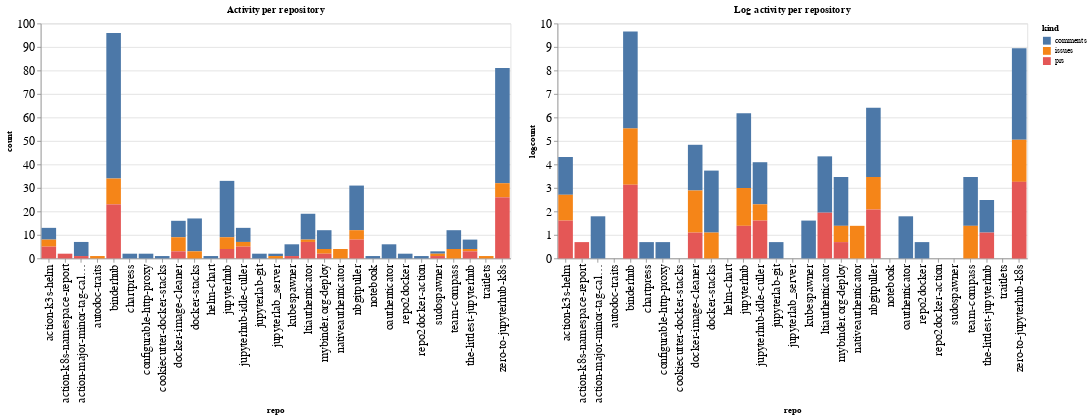

The notebook cell this image was saved under:
### Code cell
ch1 = alt.Chart(repo_summaries, width=600, title="Activity per repository").mark_bar().encode(
    x='repo',
    y='count',
    color='kind',
    tooltip="kind"
)

ch2 = alt.Chart(repo_summaries, width=600, title="Log activity per repository").mark_bar().encode(
    x='repo',
    y='logcount',
    color='kind',
    tooltip="kind"
)

ch1 | ch2

### Figure 1 — Vega-Lite specification as saved in the notebook (floating-point values rounded to 4 significant figures)
{"config": {"axisLeft": {"labelFontSize": 15}, "axisBottom": {"labelFontSize": 15}}, "hconcat": [{"mark": "bar", "encoding": {"color": {"type": "nominal", "field": "kind"}, "tooltip": {"type": "nominal", "field": "kind"}, "x": {"type": "nominal", "field": "repo"}, "y": {"type": "quantitative", "field": "count"}}, "title": "Activity per repository", "width": 600}, {"mark": "bar", "encoding": {"color": {"type": "nominal", "field": "kind"}, "tooltip": {"type": "nominal", "field": "kind"}, "x": {"type": "nominal", "field": "repo"}, "y": {"type": "quantitative", "field": "logcount"}}, "title": "Log activity per repository", "width": 600}], "data": {"name": "data-e6c654b97f77079131cbffdf219d120e"}, "$schema": "https://vega.github.io/schema/vega-lite/v4.8.1.json", "datasets": {"data-e6c654b97f77079131cbffdf219d120e": [{"repo": "action-k3s-helm", "kind": "comments", "count": 5, "logcount": 1.609}, {"repo": "action-k3s-helm", "kind": "issues", "count": 3, "logcount": 1.099}, {"repo": "action-k3s-helm", "kind": "prs", "count": 5, "logcount": 1.609}, {"repo": "action-k8s-namespace-report", "kind": "prs", "count": 2, "logcount": 0.6931}, {"repo": "action-major-minor-tag-calculator", "kind": "comments", "count": 6, "logcount": 1.792}, {"repo": "action-major-minor-tag-calculator", "kind": "prs", "count": 1, "logcount": 0.0}, {"repo": "autodoc-traits", "kind": "issues", "count": 1, "logcount": 0.0}, {"repo": "binderhub", "kind": "comments", "count": 62, "logcount": 4.127}, {"repo": "binderhub", "kind": "issues", "count": 11, "logcount": 2.398}, {"repo": "binderhub", "kind": "prs", "count": 23, "logcount": 3.135}, {"repo": "chartpress", "kind": "comments", "count": 2, "logcount": 0.6931}, {"repo": "configurable-http-proxy", "kind": "comments", "count": 2, "logcount": 0.6931}, {"repo": "cookiecutter-docker-stacks", "kind": "comments", "count": 1, "logcount": 0.0}, {"repo": "docker-image-cleaner", "kind": "comments", "count": 7, "logcount": 1.946}, {"repo": "docker-image-cleaner", "kind": "issues", "count": 6, "logcount": 1.792}, {"repo": "docker-image-cleaner", "kind": "prs", "count": 3, "logcount": 1.099}, {"repo": "docker-stacks", "kind": "comments", "count": 14, "logcount": 2.639}, {"repo": "docker-stacks", "kind": "issues", "count": 3, "logcount": 1.099}, {"repo": "helm-chart", "kind": "comments", "count": 1, "logcount": 0.0}, {"repo": "jupyterhub", "kind": "comments", "count": 24, "logcount": 3.178}, {"repo": "jupyterhub", "kind": "issues", "count": 5, "logcount": 1.609}, {"repo": "jupyterhub", "kind": "prs", "count": 4, "logcount": 1.386}, {"repo": "jupyterhub-idle-culler", "kind": "comments", "count": 6, "logcount": 1.792}, {"repo": "jupyterhub-idle-culler", "kind": "issues", "count": 2, "logcount": 0.6931}, {"repo": "jupyterhub-idle-culler", "kind": "prs", "count": 5, "logcount": 1.609}, {"repo": "jupyterlab-git", "kind": "comments", "count": 2, "logcount": 0.6931}, {"repo": "jupyterlab_server", "kind": "comments", "count": 1, "logcount": 0.0}, {"repo": "jupyterlab_server", "kind": "issues", "count": 1, "logcount": 0.0}, {"repo": "kubespawner", "kind": "comments", "count": 5, "logcount": 1.609}, {"repo": "kubespawner", "kind": "prs", "count": 1, "logcount": 0.0}, {"repo": "ltiauthenticator", "kind": "comments", "count": 11, "logcount": 2.398}, {"repo": "ltiauthenticator", "kind": "issues", "count": 1, "logcount": 0.0}, {"repo": "ltiauthenticator", "kind": "prs", "count": 7, "logcount": 1.946}, {"repo": "mybinder.org-deploy", "kind": "comments", "count": 8, "logcount": 2.079}, {"repo": "mybinder.org-deploy", "kind": "issues", "count": 2, "logcount": 0.6931}, {"repo": "mybinder.org-deploy", "kind": "prs", "count": 2, "logcount": 0.6931}, {"repo": "nativeauthenticator", "kind": "issues", "count": 4, "logcount": 1.386}, {"repo": "nbgitpuller", "kind": "comments", "count": 19, "logcount": 2.944}, {"repo": "nbgitpuller", "kind": "issues", "count": 4, "logcount": 1.386}, {"repo": "nbgitpuller", "kind": "prs", "count": 8, "logcount": 2.079}, {"repo": "notebook", "kind": "comments", "count": 1, "logcount": 0.0}, {"repo": "oauthenticator", "kind": "comments", "count": 6, "logcount": 1.792}, {"repo": "repo2docker", "kind": "comments", "count": 2, "logcount": 0.6931}, {"repo": "repo2docker-action", "kind": "comments", "count": 1, "logcount": 0.0}, {"repo": "sudospawner", "kind": "comments", "count": 1, "logcount": 0.0}, {"repo": "sudospawner", "kind": "issues", "count": 1, "logcount": 0.0}, {"repo": "sudospawner", "kind": "prs", "count": 1, "logcount": 0.0}, {"repo": "team-compass", "kind": "comments", "count": 8, "logcount": 2.079}, {"repo": "team-compass", "kind": "issues", "count": 4, "logcount": 1.386}, {"repo": "the-littlest-jupyterhub", "kind": "comments", "count": 4, "logcount": 1.386}, {"repo": "the-littlest-jupyterhub", "kind": "issues", "count": 1, "logcount": 0.0}, {"repo": "the-littlest-jupyterhub", "kind": "prs", "count": 3, "logcount": 1.099}, {"repo": "traitlets", "kind": "issues", "count": 1, "logcount": 0.0}, {"repo": "zero-to-jupyterhub-k8s", "kind": "comments", "count": 49, "logcount": 3.892}, {"repo": "zero-to-jupyterhub-k8s", "kind": "issues", "count": 6, "logcount": 1.792}, {"repo": "zero-to-jupyterhub-k8s", "kind": "prs", "count": 26, "logcount": 3.258}]}}
